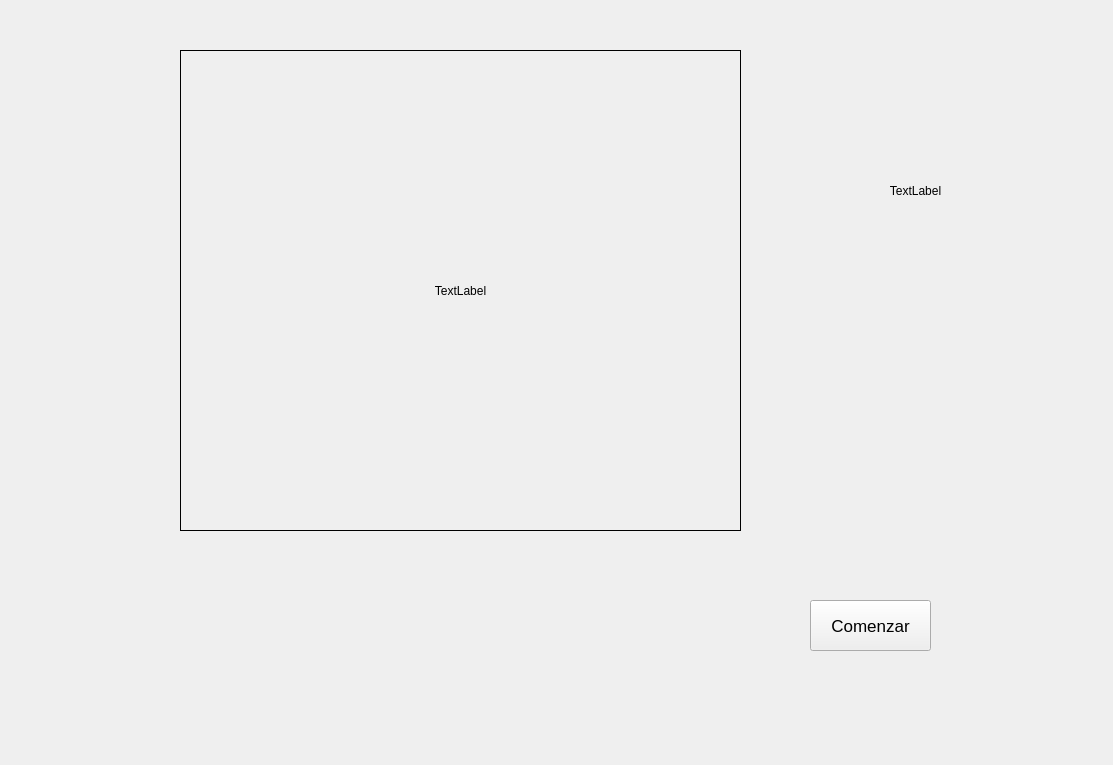
<?xml version="1.0" encoding="UTF-8"?>
<ui version="4.0">
 <class>Form</class>
 <widget class="QWidget" name="Form">
  <property name="geometry">
   <rect>
    <x>0</x>
    <y>0</y>
    <width>1113</width>
    <height>765</height>
   </rect>
  </property>
  <property name="mouseTracking">
   <bool>false</bool>
  </property>
  <property name="windowTitle">
   <string>Form</string>
  </property>
  <property name="autoFillBackground">
   <bool>false</bool>
  </property>
  <widget class="QLabel" name="lblCamera">
   <property name="geometry">
    <rect>
     <x>180</x>
     <y>50</y>
     <width>561</width>
     <height>481</height>
    </rect>
   </property>
   <property name="frameShape">
    <enum>QFrame::Shape::Panel</enum>
   </property>
   <property name="text">
    <string>TextLabel</string>
   </property>
   <property name="alignment">
    <set>Qt::AlignmentFlag::AlignCenter</set>
   </property>
  </widget>
  <widget class="QPushButton" name="btnComenzar">
   <property name="geometry">
    <rect>
     <x>810</x>
     <y>600</y>
     <width>121</width>
     <height>51</height>
    </rect>
   </property>
   <property name="font">
    <font>
     <pointsize>13</pointsize>
    </font>
   </property>
   <property name="text">
    <string>Comenzar</string>
   </property>
   <property name="iconSize">
    <size>
     <width>16</width>
     <height>16</height>
    </size>
   </property>
   <property name="autoRepeatInterval">
    <number>103</number>
   </property>
   <property name="autoDefault">
    <bool>false</bool>
   </property>
   <property name="default">
    <bool>false</bool>
   </property>
   <property name="flat">
    <bool>false</bool>
   </property>
  </widget>
  <widget class="QLabel" name="lblResult">
   <property name="geometry">
    <rect>
     <x>850</x>
     <y>130</y>
     <width>131</width>
     <height>121</height>
    </rect>
   </property>
   <property name="text">
    <string>TextLabel</string>
   </property>
   <property name="alignment">
    <set>Qt::AlignmentFlag::AlignCenter</set>
   </property>
  </widget>
 </widget>
 <resources/>
 <connections/>
</ui>
